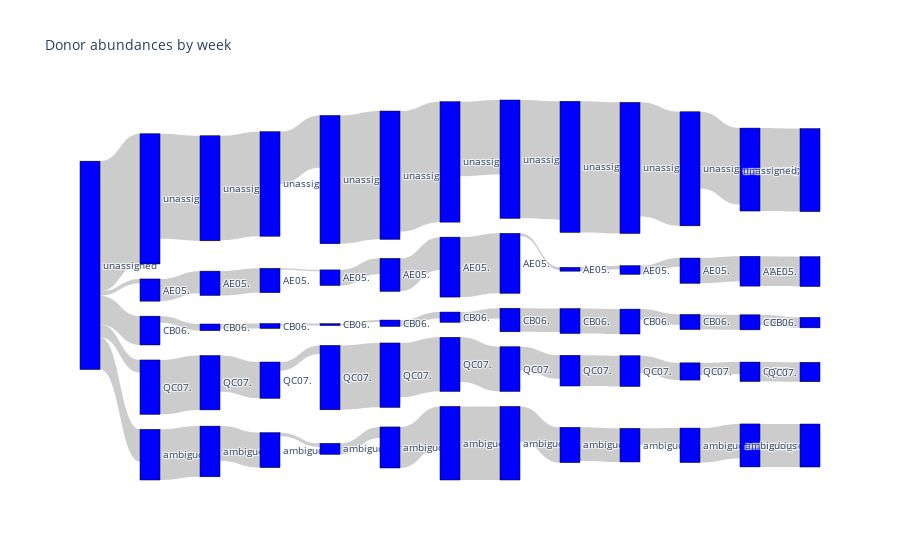

The notebook cell saved with this chart:
### Code cell
fig = go.Figure(data=[go.Sankey(
    node = dict(
      pad = 15,
      thickness = 20,
      line = dict(color = "black", width = 0.5),
      label = simple_labels,
      color = "blue"
    ),
    link = dict(
      source = simple_source, # indices correspond to labels, eg A1, A2, A1, B1, ...
      target = simple_target,
      value = simple_value
  ))])

fig.update_layout(title_text="Donor abundances by week", font_size=10)
fig.show()

### Figure 1 — Plotly figure (JSON) as saved in the notebook; plotly's stock layout.template omitted (floating-point values rounded to 4 significant figures)
{"data": [{"link": {"source": [0, 0, 0, 0, 0, 1, 2, 3, 4, 5, 6, 7, 8, 9, 10, 11, 12, 13, 14, 15, 16, 17, 18, 19, 20, 21, 22, 23, 24, 25, 26, 27, 28, 29, 30, 31, 32, 33, 34, 35, 36, 37, 38, 39, 40, 41, 42, 43, 44, 45, 46, 47, 48, 49, 50, 51, 52, 53, 54, 55], "target": [1, 2, 3, 4, 5, 6, 7, 8, 9, 10, 11, 12, 13, 14, 15, 16, 17, 18, 19, 20, 21, 22, 23, 24, 25, 26, 27, 28, 29, 30, 31, 32, 33, 34, 35, 36, 37, 38, 39, 40, 41, 42, 43, 44, 45, 46, 47, 48, 49, 50, 51, 52, 53, 54, 55, 56, 57, 58, 59, 60], "value": [590402, 3882383, 1714151, 4339521, 17544084, 2991236, 900369, 7324052, 6828467, 14153743, 3273873, 653589, 4889184, 4707413, 14079757, 183721, 258411, 1161170, 495020, 7046736, 2100581, 259115, 8677766, 1480530, 17285125, 4441139, 857911, 7292872, 5530693, 16223652, 8076089, 1379013, 6018808, 9913920, 10043103, 370927, 3165433, 3164595, 4760182, 15946383, 515026, 3351337, 4138392, 4528240, 17663326, 1161879, 1425974, 2322309, 2213343, 15368519, 3398915, 2028028, 1631404, 4642481, 10325633, 4019807, 1416890, 2616304, 5791381, 11176456]}, "node": {"color": "blue", "label": ["unassigned", "AE05.", "CB06.", "QC07.", "ambiguous", "unassigned", "AE05.", "CB06.", "QC07.", "ambiguous", "unassigned", "AE05.", "CB06.", "QC07.", "ambiguous", "unassigned", "AE05.", "CB06.", "QC07.", "ambiguous", "unassigned", "AE05.", "CB06.", "QC07.", "ambiguous", "unassigned", "AE05.", "CB06.", "QC07.", "ambiguous", "unassigned", "AE05.", "CB06.", "QC07.", "ambiguous", "unassigned", "AE05.", "CB06.", "QC07.", "ambiguous", "unassigned", "AE05.", "CB06.", "QC07.", "ambiguous", "unassigned", "AE05.", "CB06.", "QC07.", "ambiguous", "unassigned", "AE05.", "CB06.", "QC07.", "ambiguous", "unassigned", "AE05.", "CB06.", "QC07.", "ambiguous", "unassigned"], "line": {"color": "black", "width": 0.5}, "pad": 15, "thickness": 20}, "type": "sankey"}], "layout": {"font": {"size": 10}, "title": {"text": "Donor abundances by week"}}}
